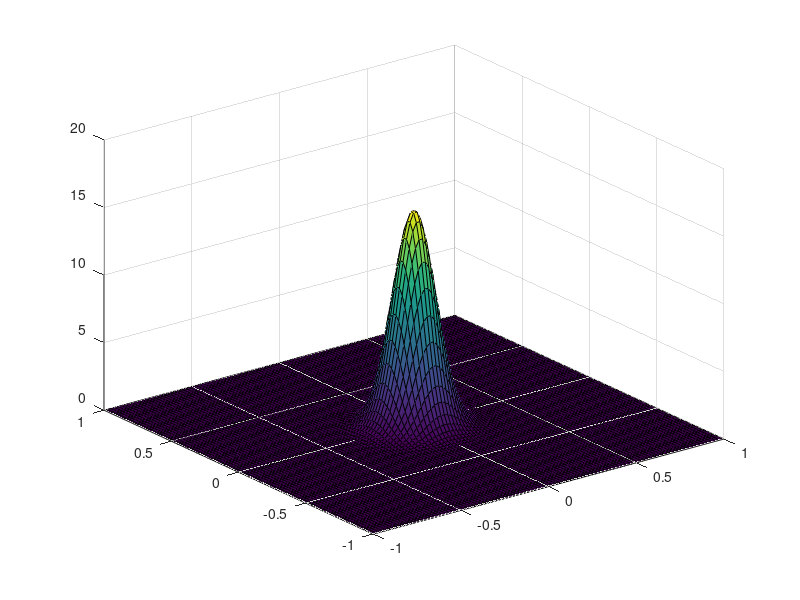

This chart was generated by the following MATLAB code: (Note: this script raises an error after producing the figure.)
clear;clc;
x=linspace(-1,1,100);
y=linspace(-1,1,100);
dx=x(2)-x(1);
dy=y(2)-y(1);
Nx=length(x);
Ny=length(y);

f0=zeros(Nx,Ny);
for i=1:Nx
    for j=1:Ny
        f0(i,j)=(x(i)).^2+(y(j)).^2;
    end
end
sigma=0.1;
f0=-f0/(2*sigma^2);
f0=exp(f0)/(2*pi*sigma^2);
% f0(50:70,30:50)=1;  % Another initial trial function
surf(x,y,f0);
title('Iterations k=0',FontSize=14)

G= @(x,y,xp,yp) 1/4/pi*log((x^2+xp^2-2*x*xp*cos(y-yp))/(x^2*xp^2+1-2*x*xp*cos(y-yp)));

lambda=1;
Ls=zeros(10,1);
Es=zeros(10,1);

for k=1:10
    f0=lambda*f0;
    f1=zeros(Nx,Ny);
    for i=1:Nx
        for j=1:Ny
            rho=sqrt((x(i))^2+(y(j))^2);
            if rho>1
                continue
            end

            if y(j)>=0
                theta=acos(x(i)/rho);
            end
            if y(j)<0
                theta=2*pi-acos(x(i)/rho);
            end

            for m=1:Nx
                for n=1:Ny
                    rhop=sqrt((x(m))^2+(y(n))^2);
                    if rhop>1
                        continue
                    end

                    if y(n)>=0
                        thetap=acos(x(m)/rhop);
                    end
                    if y(n)<0
                        thetap=2*pi-acos(x(m)/rhop);
                    end

                    if rhop==rho&&thetap==theta
                        continue
                    end
                    f1(i,j)=f1(i,j)-dx*dy*G(rho,theta,rhop,thetap)*(f0(m,n)-tanh(f0(m,n)).^2);
                end
            end

        end
    end
    f0=f1;

    % Solve Lambda
    dfx=zeros(Nx,Ny);
    dfy=zeros(Nx,Ny);
    for i=1:Nx-1
        dfx(i,:)=(f0(i+1,:)-f0(i,:))/dx;
    end
    dfx(Nx,:)=dfx(Nx-1,:);
    for j=1:Ny-1
        dfy(:,j)=(f0(:,j+1)-f0(:,j))/dy;
    end
    dfy(:,Ny)=dfy(:,Ny-1);
    
    num=0;
    den=0;
    for i=1:Nx
        for j=1:Ny
            r_g=sqrt(x(i)^2+y(j)^2);
            if r_g>1
                continue
            end
            den=den+f0(i,j)^3*dx*dy;
            num=num+(f0(i,j)^2+dfx(i,j)^2+dfy(i,j)^2)*dx*dy;
        end
    end
    lambda=num/den;
    Ls(k)=lambda;

    error=check_error(f0,x,y,1);
    a=0;
    E=0;
    for i=1:Nx
        for j=1:Nx
            if x(i)^2+y(j)^2<0.9
                a=a+1;
                E=E+error(i,j);
            end
        end
    end
    Es(k)=E/a;

    figure(2)
    surf(x,y,f0)
    title(['Interations k=',num2str(k)],FontSize=14)
    
end




